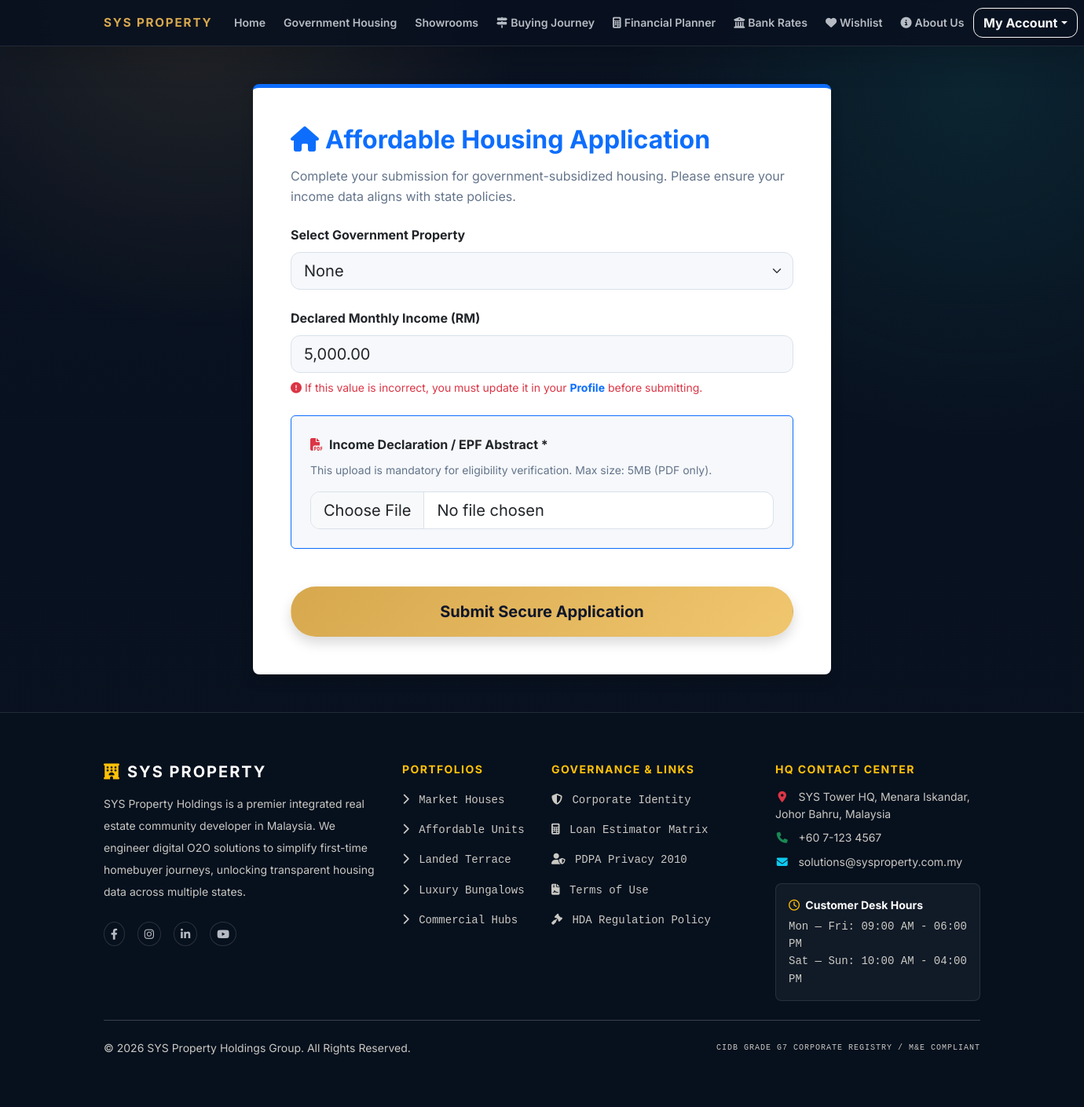
/customer/apply_affordable.php (signed in), run on an earlier commit of the app's database.
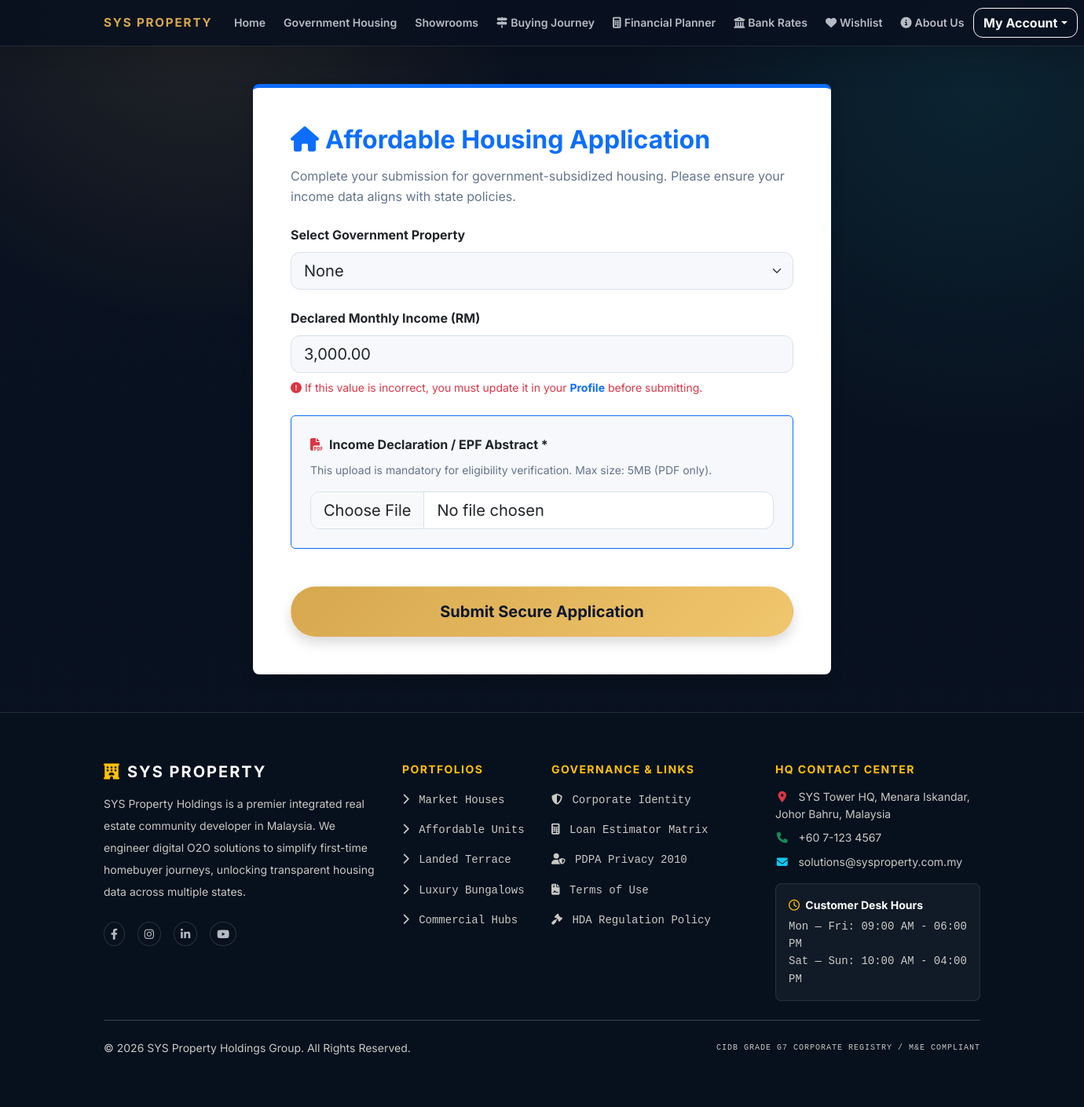
And on a later commit of the database.
### tables this page shows
CREATE TABLE `customers` (
  `customer_id` int(11) NOT NULL,
  `full_name` varchar(255) NOT NULL,
  `phone_number` varchar(20) NOT NULL,
  `marital_status` enum('SINGLE','MARRIED') NOT NULL,
  `dependents_count` int(11) NOT NULL DEFAULT 0,
  `occupation` varchar(150) NOT NULL,
  `monthly_income` decimal(10,2) NOT NULL,
  `profile_image` varchar(255) DEFAULT NULL
);

### customer/apply_affordable.php (the view, shortened to what this page needs)
<?php
include '../includes/db_connect.php';
$account_id = $_SESSION['account_id'];
$user_stmt = $conn->prepare("SELECT monthly_income FROM customers WHERE customer_id = ?");
$user_stmt->bind_param("i", $account_id);
$user_stmt->execute();
$user = $user_stmt->get_result()->fetch_assoc();
$user_income = (float)($user['monthly_income'] ?? 0);
$preselect = isset($_GET['id']) ? intval($_GET['id']) : 0;
include '../includes/header.php';
?>
<div class="container my-5">
    <div class="row justify-content-center">
        <div class="col-md-8">
            <div class="card shadow border-0 border-top border-primary border-5 rounded-3">
                <div class="card-body p-5">
                    <h2 class="fw-bold mb-3 text-primary"><i class="fas fa-home me-2"></i>Affordable Housing Application</h2>
                    <p class="text-muted mb-4">Complete your submission for government-subsidized housing. Please ensure your income data aligns with state policies.</p>
                    <form method="POST" enctype="multipart/form-data">
                        <div class="mb-4">
                            <label class="form-label fw-bold">Select Government Property</label>
                            <select name="property_id" class="form-select form-select-lg bg-light" required>
                                <option value="" <?php echo $preselect === 0 ? 'selected' : ''; ?>>None</option>
                            </select>
                        </div>
                        <div class="mb-4">
                            <label class="form-label fw-bold">Declared Monthly Income (RM)</label>
                            <input type="text" class="form-control form-control-lg bg-light" value="<?php echo number_format($user_income, 2); ?>" readonly>
                            <small class="text-danger mt-2 d-block"><i class="fas fa-exclamation-circle me-1"></i>If this value is incorrect, you must update it in your <a href="profile.php" class="fw-bold text-decoration-none income-profile-warning-link">Profile</a> before submitting.</small>
                        </div>
                        <div class="mb-5 p-4 bg-light rounded border border-primary">
                            <label class="form-label fw-bold"><i class="fas fa-file-pdf text-danger me-2"></i>Income Declaration / EPF Abstract *</label>
                            <p class="small text-muted mb-3">This upload is mandatory for eligibility verification. Max size: 5MB (PDF only).</p>
                            <input type="file" name="document" class="form-control form-control-lg" accept="application/pdf" required>
                        </div>
                        <button type="submit" class="btn btn-primary btn-lg w-100 fw-bold py-3 shadow rounded-pill">Submit Secure Application</button>
                    </form>
                </div>
            </div>
        </div>
    </div>
</div>
<?php include '../includes/footer.php'; ?>

What changed in the data, as far as the page shows it:
changed customers: monthly_income "5,000.00" → "3,000.00"
